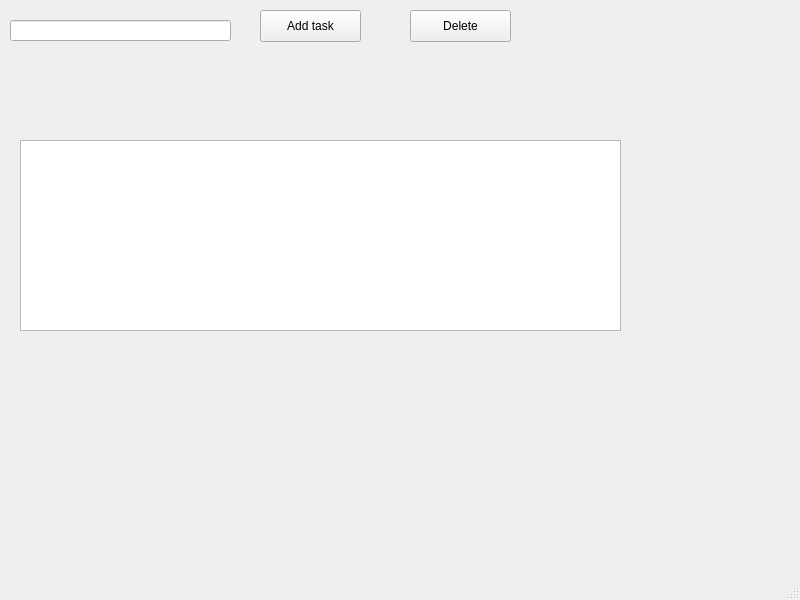
<?xml version="1.0" encoding="UTF-8"?>
<ui version="4.0">
 <class>MainWindow</class>
 <widget class="QMainWindow" name="MainWindow">
  <property name="geometry">
   <rect>
    <x>0</x>
    <y>0</y>
    <width>800</width>
    <height>600</height>
   </rect>
  </property>
  <property name="windowTitle">
   <string>MainWindow</string>
  </property>
  <widget class="QWidget" name="centralwidget">
   <widget class="QPushButton" name="addTaskButton">
    <property name="geometry">
     <rect>
      <x>260</x>
      <y>10</y>
      <width>101</width>
      <height>32</height>
     </rect>
    </property>
    <property name="text">
     <string>Add task</string>
    </property>
   </widget>
   <widget class="QLineEdit" name="taskLineEdit">
    <property name="geometry">
     <rect>
      <x>10</x>
      <y>20</y>
      <width>221</width>
      <height>21</height>
     </rect>
    </property>
   </widget>
   <widget class="QListWidget" name="taskListWidget">
    <property name="geometry">
     <rect>
      <x>20</x>
      <y>140</y>
      <width>601</width>
      <height>191</height>
     </rect>
    </property>
    <property name="selectionBehavior">
     <enum>QAbstractItemView::SelectionBehavior::SelectRows</enum>
    </property>
    <property name="sortingEnabled">
     <bool>true</bool>
    </property>
   </widget>
   <widget class="QPushButton" name="deleteButton">
    <property name="geometry">
     <rect>
      <x>410</x>
      <y>10</y>
      <width>101</width>
      <height>32</height>
     </rect>
    </property>
    <property name="text">
     <string>Delete</string>
    </property>
   </widget>
  </widget>
  <widget class="QMenuBar" name="menubar">
   <property name="geometry">
    <rect>
     <x>0</x>
     <y>0</y>
     <width>800</width>
     <height>24</height>
    </rect>
   </property>
  </widget>
  <widget class="QStatusBar" name="statusbar"/>
 </widget>
 <resources/>
 <connections/>
</ui>
